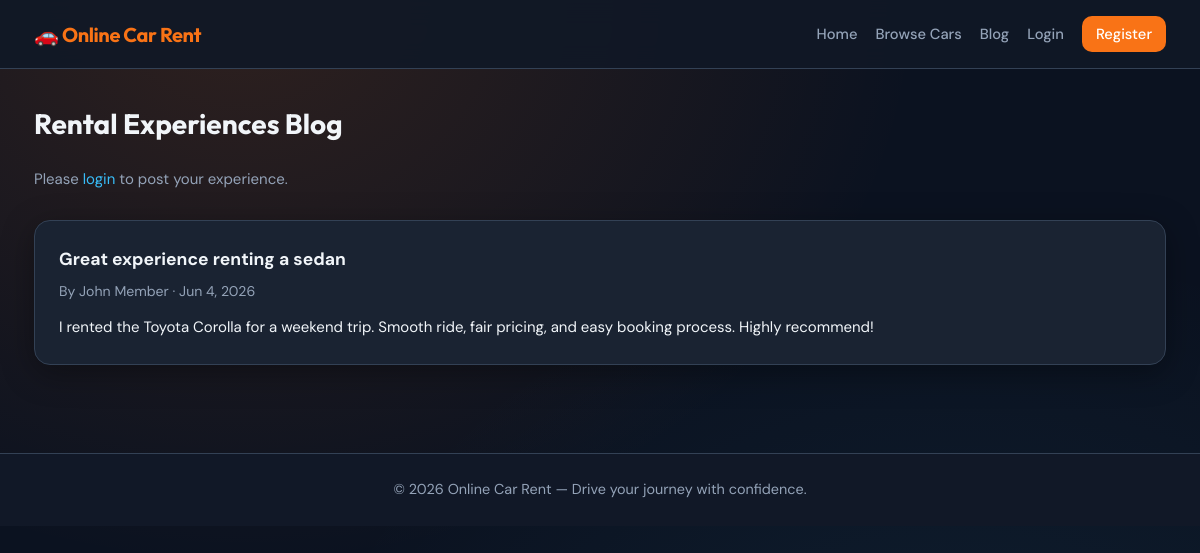
The page /index.php?route=/blog on the database its author committed.
### tables this page shows
CREATE TABLE blogs (
    id INT UNSIGNED AUTO_INCREMENT PRIMARY KEY,
    user_id INT UNSIGNED NOT NULL,
    title VARCHAR(200) NOT NULL,
    content TEXT NOT NULL,
    created_at TIMESTAMP DEFAULT CURRENT_TIMESTAMP,
    updated_at TIMESTAMP DEFAULT CURRENT_TIMESTAMP ON UPDATE CURRENT_TIMESTAMP,
    CONSTRAINT fk_blog_user FOREIGN KEY (user_id) REFERENCES users(id) ON DELETE CASCADE
);

CREATE TABLE users (
    id INT UNSIGNED AUTO_INCREMENT PRIMARY KEY,
    name VARCHAR(120) NOT NULL,
    email VARCHAR(180) NOT NULL UNIQUE,
    password_hash VARCHAR(255) NOT NULL,
    role ENUM('admin', 'member') NOT NULL DEFAULT 'member',
    profile_picture VARCHAR(255) DEFAULT NULL,
    address VARCHAR(255) DEFAULT NULL,
    phone VARCHAR(30) DEFAULT NULL,
    remember_token VARCHAR(255) DEFAULT NULL,
    created_at TIMESTAMP DEFAULT CURRENT_TIMESTAMP
);

### includes/bootstrap.php (called while the page is built, shortened)
<?php
require_once __DIR__ . '/Security.php';
require_once __DIR__ . '/Auth.php';
function view(string $name, array $data = []): void
{
    extract($data, EXTR_SKIP);
    $authUser = Auth::user();
    $viewFile = ROOT_DIR . '/views/' . $name . '.php';
    require ROOT_DIR . '/views/layouts/header.php';
    require $viewFile;
    require ROOT_DIR . '/views/layouts/footer.php';
}
function app_url(string $path = '/'): string
{
    $index = rtrim(BASE_URL, '/') . '/index.php';
    $path = '/' . trim($path, '/');
    if ($path !== '/') {
        $path = rtrim($path, '/') ?: '/';
    }
    if ($path === '/') {
        return $index;
    }
    return $index . '?route=' . rawurlencode($path);
}

### controllers/BlogController.php (called while the page is built)
<?php
class BlogController
{
    private BlogModel $blogs;
    public function __construct()
    {
        $this->blogs = new BlogModel();
    }
    public function index(): void
    {
        view('blog/index', [
            'title' => 'Rental Experiences',
            'posts' => $this->blogs->all(),
        ]);
    }
}

### index.php (called while the page is built, shortened)
<?php
require_once __DIR__ . '/includes/bootstrap.php';
$method = $_SERVER['REQUEST_METHOD'];
$uri = parse_url($_SERVER['REQUEST_URI'] ?? '/', PHP_URL_PATH) ?: '/';
$base = rtrim(BASE_URL, '/');
if ($base !== '' && strncmp($uri, $base, strlen($base)) === 0) {
    $uri = substr($uri, strlen($base)) ?: '/';
}
$uri = '/' . trim($uri, '/');
if ($uri !== '/') {
    $uri = rtrim($uri, '/') ?: '/';
}
if ($uri === '/index.php') {
    $uri = '/';
}
if (isset($_GET['route'])) {
    $uri = '/' . trim((string) $_GET['route'], '/');
    if ($uri !== '/') {
        $uri = rtrim($uri, '/') ?: '/';
    }
}
$routes = require ROOT_DIR . '/config/routes.php';
$handler = null;
if ($method === 'GET' && isset($routes['GET_API'][$uri])) {
    $handler = $routes['GET_API'][$uri];
} elseif (isset($routes[$method][$uri])) {
    $handler = $routes[$method][$uri];
}
[$class, $action] = $handler;
$controller = new $class();
$controller->$action();

### includes/Auth.php (called while the page is built, shortened)
<?php
class Auth
{
    public static function user(): ?array
    {
        if (empty($_SESSION['user_id'])) {
            return null;
        }
        return [
            'id' => (int) $_SESSION['user_id'],
            'name' => $_SESSION['name'] ?? '',
            'role' => $_SESSION['role'] ?? '',
        ];
    }
}

### models/BlogModel.php (called while the page is built, shortened)
<?php
class BlogModel
{
    public function all(): array
    {
        return db()->query(
            'SELECT b.*, u.name AS author_name, u.role AS author_role
             FROM blogs b
             JOIN users u ON u.id = b.user_id
             ORDER BY b.created_at DESC'
        )->fetchAll();
    }
}

### includes/Security.php (called while the page is built, shortened)
<?php
class Security
{
    public static function e(?string $value): string
    {
        return htmlspecialchars((string) $value, ENT_QUOTES, 'UTF-8');
    }
}

### views/blog/index.php (the view, shortened to what this page needs)
<section class="section">
    <h1 class="section-title">Rental Experiences Blog</h1>
    <?php if ($authUser): ?>
    <div class="form-card card" id="blog-form-wrap">
        <h2>Share Your Experience</h2>
        <form id="blog-form" class="form-stack" data-validate="blog">
            <div class="field">
                <label for="blog_title">Title</label>
                <input type="text" id="blog_title" name="title" required>
                <span class="field-error" id="blog-title-error"></span>
            </div>
            <div class="field">
                <label for="blog_content">Content</label>
                <textarea id="blog_content" name="content" rows="5" required></textarea>
                <span class="field-error" id="blog-content-error"></span>
            </div>
            <button type="submit" class="btn">Post Experience</button>
        </form>
    </div>
    <?php else: ?>
        <p class="text-muted">Please <a href="<?= app_url('/login') ?>">login</a> to post your experience.</p>
    <?php endif; ?>
    <div class="blog-list" id="blog-list">
        <?php if (empty($posts)): ?>
            <p class="text-muted">No blog posts yet.</p>
        <?php else: ?>
            <?php foreach ($posts as $post): ?>
                <article class="blog-card card" id="blog-post-<?= (int) $post['id'] ?>">
                    <header class="blog-header">
                        <h3><?= Security::e($post['title']) ?></h3>
                        <p class="blog-meta">By <?= Security::e($post['author_name']) ?> · <?= Security::e(date('M j, Y', strtotime($post['created_at']))) ?></p>
                    </header>
                    <p><?= nl2br(Security::e($post['content'])) ?></p>
                </article>
            <?php endforeach; ?>
        <?php endif; ?>
    </div>
</section>

### public/css/base.css (style rules this page uses)
:root { --bg: #0b1220; --bg-soft: #111827; --surface: #1a2332; --surface-light: #243044; --text: #f1f5f9; --text-muted: #94a3b8; --primary: #f97316; --primary-dark: #ea580c; --accent: #38bdf8; --accent-soft: rgba(56, 189, 248, 0.12); --danger: #ef4444; --success: #22c55e; --border: #334155; --shadow: 0 8px 32px rgba(0, 0, 0, 0.35); --radius: 16px; --radius-sm: 10px; --nav-h: 68px; --font: 'DM Sans', system-ui, sans-serif; --font-display: 'Outfit', system-ui, sans-serif; --max-w: 1180px; }
*, *::before, *::after { box-sizing: border-box; margin: 0; padding: 0; }
body { font-family: var(--font); background: var(--bg); background-image: radial-gradient(ellipse at 20% 0%, rgba(249, 115, 22, 0.15) 0%, transparent 50%), radial-gradient(ellipse at 80% 100%, rgba(56, 189, 248, 0.08) 0%, transparent 50%); color: var(--text); font-size: 15px; line-height: 1.65; min-height: 100vh; }
a { color: var(--accent); text-decoration: none; }
.section { margin-bottom: 40px; }
.section-title { font-family: var(--font-display); font-size: 1.75rem; margin-bottom: 20px; color: var(--text); }
.text-muted { color: var(--text-muted); }

### public/css/components.css (style rules this page uses)
.card { background: var(--surface); border: 1px solid var(--border); border-radius: var(--radius); padding: 24px; box-shadow: var(--shadow); }
.blog-list { display: flex; flex-direction: column; gap: 20px; margin-top: 28px; }
.blog-card h3 { margin-bottom: 6px; }
.blog-meta { color: var(--text-muted); font-size: 0.88rem; margin-bottom: 12px; }
.blog-header { margin-bottom: 10px; }

### rows shown on the page
blogs: title "Great experience renting a sedan", user.name "John Member", created_at "Jun 4, 2026", content "I rented the Toyota Corolla for a weekend trip. Smooth ride, fair pricing, and easy booking process. Highly recommend!"

### other values the page prints
Security::e(APP_NAME) "Online Car Rent"
